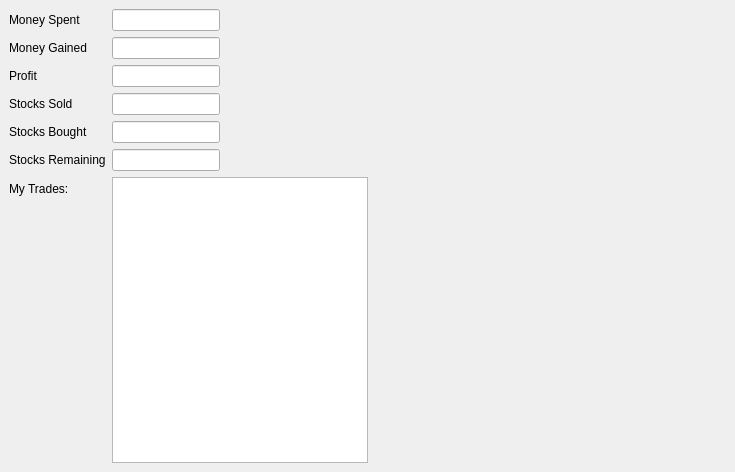
<?xml version="1.0" encoding="UTF-8"?>
<ui version="4.0">
 <class>TradingEvaluatorWidget</class>
 <widget class="QDockWidget" name="TradingEvaluatorWidget">
  <property name="geometry">
   <rect>
    <x>0</x>
    <y>0</y>
    <width>735</width>
    <height>472</height>
   </rect>
  </property>
  <property name="windowTitle">
   <string>Evaluator</string>
  </property>
  <widget class="QWidget" name="dockWidgetContents">
   <layout class="QFormLayout" name="formLayout">
    <property name="fieldGrowthPolicy">
     <enum>QFormLayout::FieldsStayAtSizeHint</enum>
    </property>
    <item row="1" column="0">
     <widget class="QLabel" name="money_spent_label">
      <property name="text">
       <string>Money Spent</string>
      </property>
     </widget>
    </item>
    <item row="3" column="0">
     <widget class="QLabel" name="money_gained_label">
      <property name="text">
       <string>Money Gained</string>
      </property>
     </widget>
    </item>
    <item row="3" column="1">
     <widget class="QLineEdit" name="money_gained"/>
    </item>
    <item row="8" column="0">
     <widget class="QLabel" name="my_trades_label">
      <property name="text">
       <string>My Trades:</string>
      </property>
     </widget>
    </item>
    <item row="8" column="1">
     <widget class="QTableView" name="my_trades"/>
    </item>
    <item row="1" column="1">
     <widget class="QLineEdit" name="money_spent"/>
    </item>
    <item row="4" column="0">
     <widget class="QLabel" name="profit_label">
      <property name="text">
       <string>Profit</string>
      </property>
     </widget>
    </item>
    <item row="4" column="1">
     <widget class="QLineEdit" name="profit"/>
    </item>
    <item row="5" column="1">
     <widget class="QLineEdit" name="stocks_sold"/>
    </item>
    <item row="6" column="0">
     <widget class="QLabel" name="stocks_bought_label">
      <property name="text">
       <string>Stocks Bought</string>
      </property>
     </widget>
    </item>
    <item row="6" column="1">
     <widget class="QLineEdit" name="stocks_bought"/>
    </item>
    <item row="5" column="0">
     <widget class="QLabel" name="stocks_sold_label">
      <property name="text">
       <string>Stocks Sold</string>
      </property>
     </widget>
    </item>
    <item row="7" column="0">
     <widget class="QLabel" name="stocks_remaining_label">
      <property name="text">
       <string>Stocks Remaining</string>
      </property>
     </widget>
    </item>
    <item row="7" column="1">
     <widget class="QLineEdit" name="lineEdit_6"/>
    </item>
   </layout>
  </widget>
 </widget>
 <resources/>
 <connections/>
</ui>
